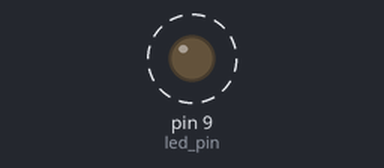
The program below on a simulated MicroPython board. Shown: output pins drawn as LEDs (lit = HIGH). Dashed ring = blinking. What the program prints to the serial console is not drawn.

Above: at 0.5 s.
Timing chart, 0 to 4.6 s (numbered marks = the images above):
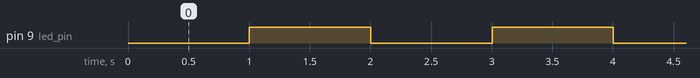

Measured:
- by itself, pin 9 (led_pin): alternates HIGH for 1.0 s and LOW for 1.0 s

The program:

main.py
```python
# (licence header left out)
from machine import Pin
import time

# Pin D9 (ON/SLEEP/DIO9)
LED_PIN_ID = "D9"


print(" +--------------------------------------+")
print(" | XBee MicroPython Blinking LED Sample |")
print(" +--------------------------------------+\n")

# Set up the LED pin object to manage the LED status. Configure the pin
# as output and set its initial value to off (0).
led_pin = Pin(LED_PIN_ID, Pin.OUT, value=0)

# Start blinking the LED by toggling its value every second.
while True:
    print("- LED OFF")
    led_pin.value(0)
    time.sleep(1)

    print("- LED ON")
    led_pin.value(1)
    time.sleep(1)
```
